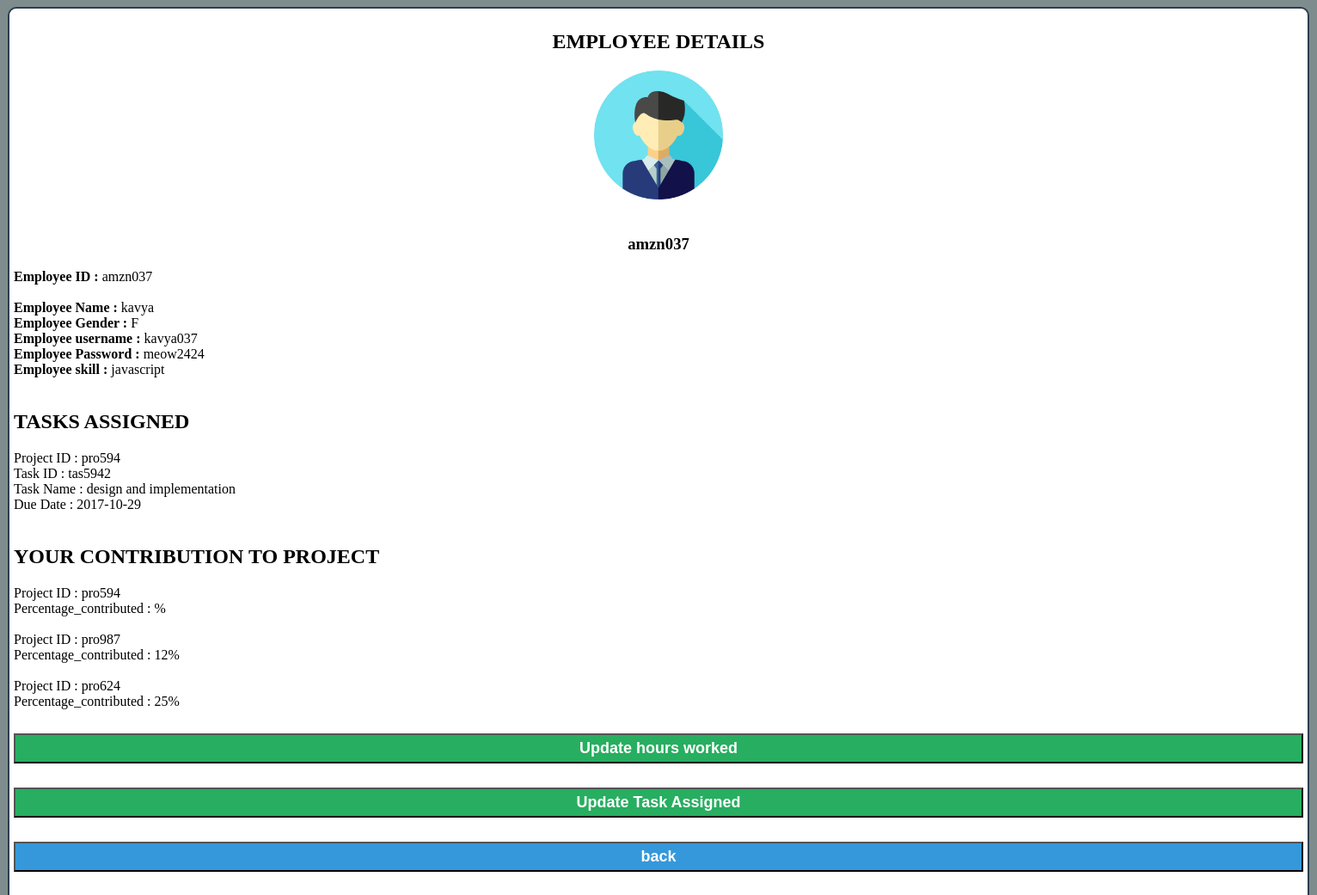
The page /employee_details.php (signed in) on the database its author committed.
### tables this page shows
create table EMPLOYEE(employee_id varchar(20), employee_name varchar(20), gender char(1), username varchar(20), password varchar(20),skill varchar(10));

create table MILESTONES(project_id varchar(20), task_id varchar(20), task_name varchar(30), person_in_charge varchar(20), due_date date, status varchar(20));

create table PROJECT_MEMBERS(project_id varchar(20), manager varchar(20), member1 varchar(20), member2 varchar(20), member3 varchar(20), member4 varchar(20), member5 varchar(20), member6 varchar(20));

### employee_details.php (the view, shortened to what this page needs)
<!DOCTYPE html>
<?php
require 'dbconfig/config.php';
 ?>
<html>
<head>
  <link rel="stylesheet" href="css\a1.css">
</head>
<body style="background-color:#7f8c8d">
  <div id="main-wrapper">
    <center><h2>EMPLOYEE DETAILS
    </h2>
    <img src="img\avatar.png" class="avatar"/><br>
    <br>
    <h3>
    <?php
      $id=$_SESSION['emp_id'];
      echo $id;
    ?></h3>
    </center>
      <?php
        $query="select * from EMPLOYEE where employee_id='$id'";
        $result = mysqli_query($con,$query);
        $row = mysqli_fetch_array($result);
      ?>
      <label><b> Employee ID : </b></label><?php echo $row["employee_id"]; ?><br><br>
      <label><b> Employee Name : </b></label><?php
       $emp_name = $row["employee_name"];
       echo $emp_name;
       ?><br>
      <label><b> Employee Gender : </b></label><?php echo $row["gender"]; ?><br>
      <label><b> Employee username : </b></label><?php echo $row["username"]; ?><br>
      <label><b> Employee Password : </b></label><?php echo $row["password"]; ?><br>
      <label><b> Employee skill : </b></label><?php echo $row["skill"]; ?><br><br>
      <h2> TASKS ASSIGNED </h2>
      <?php
        $query11="select * from MILESTONES where person_in_charge='$id'";
        $result11 = mysqli_query($con,$query11);
        while($row = mysqli_fetch_array($result11)){
          echo nl2br ("Project ID : ".$row["project_id"]."\n");
          echo nl2br ("Task ID : ".$row["task_id"]."\n");
          echo nl2br ("Task Name : ".$row["task_name"]."\n");
          echo nl2br ("Due Date : ".$row["due_date"]."\n\n");
        }
      ?>
      <h2> YOUR CONTRIBUTION TO PROJECT </h2>
      <?php
        $query_for_projects="select project_id from PROJECT_MEMBERS where manager='$id' OR member1='$id' OR member2='$id' OR member3='$id' OR member4='$id' OR member5='$id' OR member6='$id'";
        $result_for_project_query = mysqli_query($con,$query_for_projects);
        while($row_for_projects = mysqli_fetch_array($result_for_project_query)){
          $pro_id = $row_for_projects['project_id'];
          echo nl2br ("Project ID : ".$pro_id."\n");
          $get_return = "select @percent_contribution";
          $result_return_values = mysqli_query($con,$get_return);
          $row_contribution = mysqli_fetch_array($result_return_values);
          echo nl2br ("Percentage_contributed : ".$row_contribution['@percent_contribution']."%"."\n\n");
        }
      ?>
      <a href="update_hours.php"><input type="button" name="update" id="login_btn" value="Update hours worked"/><br><br>
      <a href="update_task_progress.php"><input type="button" name="login" id="login_btn" value="Update Task Assigned"/><br><br>
      <a href="employee.php"><input type="button" name="login" id="register_btn" value="back"/><br><br>
        </div>
 </body>
 </html>

### css/a1.css (style rules this page uses)
#main-wrapper { width:1500px; margin: 0 auto; background:white; padding:5px; border-radius:10px; border:2px solid #2c3e50; }
.avatar { width:150px; text-align:center; }
#login_btn { margin-top:10px; background-color:#27ae60; padding: 5px; color:white; width:100%; text-align: center; font-size:18px; font-weight:bold; }
#register_btn { margin-bottom: 20px; margin-top:10px; background-color:#3498db; padding: 5px; color:white; width:100%; text-align: center; font-size:18px; font-weight:bold; }

### rows shown on the page
employee: employee_id "amzn037", employee_name "kavya", gender "F", username "kavya037", password "meow2424", skill "javascript"
milestones: project "Project ID : pro594", task_id "Task ID : tas5942", task_name "Task Name : design and implementation", due_date "Due Date : 2017-10-29"
project_members: project_id "Project ID : pro594", row_contribution "Percentage_contributed : %"
project_members: project_id "Project ID : pro987", row_contribution "Percentage_contributed : 12%"
project_members: project_id "Project ID : pro624", row_contribution "Percentage_contributed : 25%"

### other values the page prints
$id "amzn037"
